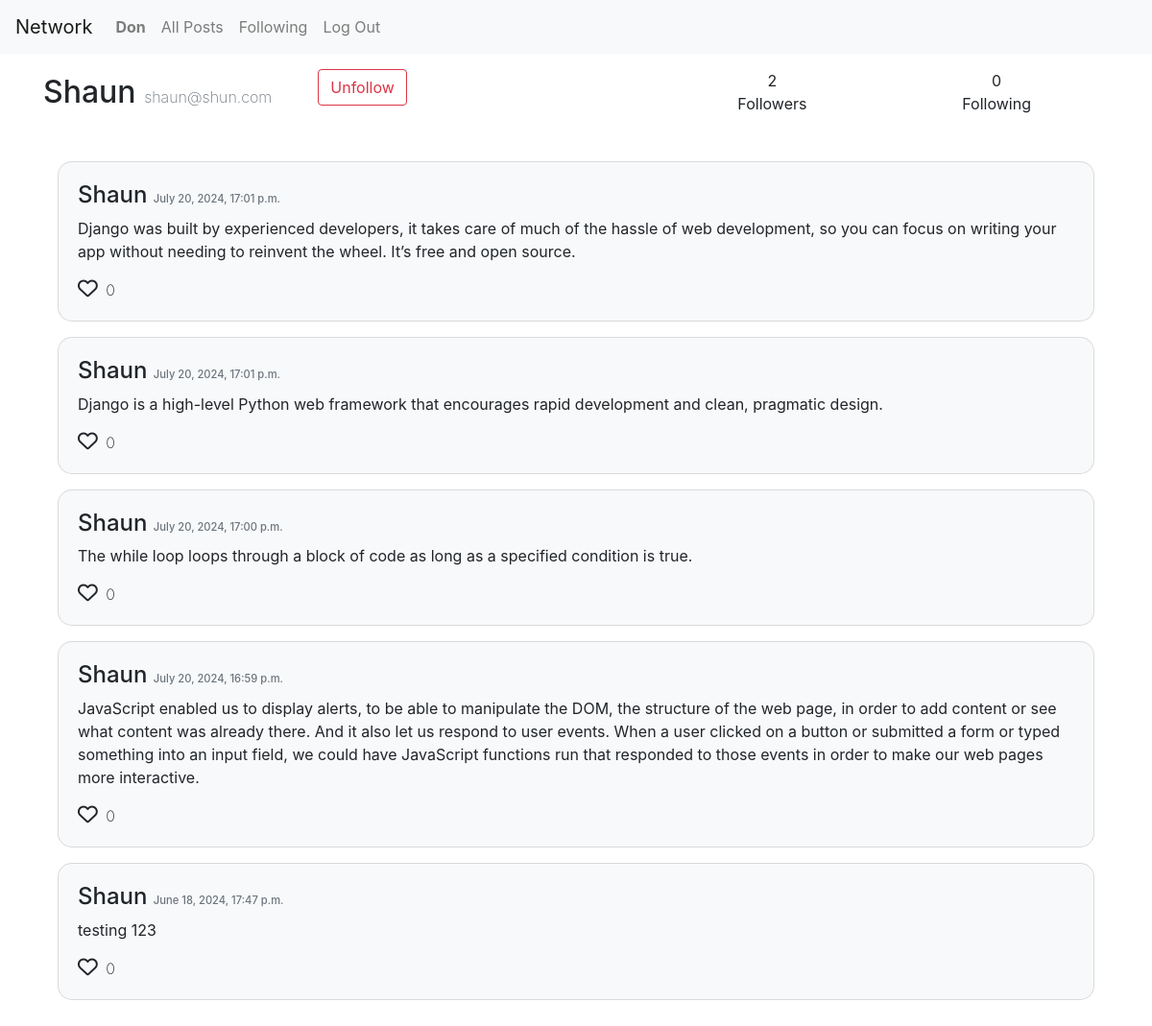
/profile/3/ (signed in), run on the app's committed database.
### network/models.py (models this page shows, shortened)
class User(AbstractUser):
    pass

class Post(models.Model):
    content = models.TextField()
    user= models.ForeignKey('User', on_delete=models.CASCADE, related_name="user_post")
    timestamp= models.DateTimeField(auto_now_add=True)

### network/views.py (the view)
# urls.py: path("profile/<int:user_id>/", views.profile, name="profile"),
@login_required
def profile(request, user_id):
    user = get_object_or_404(User, pk=user_id)
    is_profile = request.user == user
    is_following = Follow.objects.filter(user=request.user, followed=user).exists()
    following_count = user.user_following.count()
    followers_count = user.user_followed.count()
    posts = user.user_post.all().order_by('-timestamp')
    page = request.GET.get("page")
    page_posts = paginator(posts,page)
    return render(request, "network/profile.html", {
        "user1":user,
        "is_profile": is_profile,
        "following_count": following_count,
        "follower_count": followers_count,
        "is_following": is_following,
        "page_posts": page_posts,
    })

### network/views.py (called while the page is built)
def paginator(posts, page):
     paginator = Paginator(posts, 10)
     page_posts = paginator.get_page(page)
     return page_posts

### network/templates/network/profile.html (shortened to what this page needs)
{% extends "network/layout.html" %} {% block body %}
<div class="container">
  <div class="mt-3 d-flex flex-row">
    <div id="user-data" class="flex-fill d-flex align-self-center">
      <p>
        {{user1.username | title}}
        <span id="email-text" class="text-muted">{{user1.email}}</span>
      </p>
      <form id="follow_form" action="" class="d-inline-block">
        {% csrf_token %} {% if not is_profile %} {% if is_following %}
        <input
          class="btn btn-outline-danger ml-5"
          data-user-id="{{user1.id}}"
          type="button"
          value="Unfollow"
          id="follow_btn"
        />
        {% endif %} {% endif %}
      </form>
    </div>
    <div id="follow-count" class="d-flex flex-fill">
      <div class="col align-self-center">
        <p class="text-center">{{ follower_count }}</p>
        <p class="text-center">Followers</p>
      </div>
      <div class="col align-self-center">
        <p class="text-center">{{following_count}}</p>
        <p class="text-center">Following</p>
      </div>
    </div>
  </div>
  <div id="posts" class="container mt-5">
    {% for post in page_posts %}
      {% include "../network/widget/post.widget.html" with post=post user=user %}
    {% endfor %}
    <nav
      aria-label="Page navigation example"
      class="mt-3 d-flex justify-content-center"
    >
    </nav>
  </div>
</div>
{% endblock body %}

### network/templates/network/layout.html (shortened to what this page needs)
{% load static %}
<!DOCTYPE html>
<html lang="en">
  <head>
    <link
      rel="stylesheet"
      href="https://stackpath.bootstrapcdn.com/bootstrap/4.4.1/css/bootstrap.min.css"
    />
    <link href="{% static 'network/styles.css' %}" rel="stylesheet" />
  </head>
  <body>
    <nav class="navbar navbar-expand-lg navbar-light bg-light">
      <a class="navbar-brand" href="{% url "index" %}">Network</a>
      <div>
        <ul class="navbar-nav mr-auto">
          {% if user.is_authenticated %}
          <li class="nav-item">
            <a class="nav-link" href="{% url "profile" user.id %}"
              ><strong>{{ user.username| title }}</strong></a
            >
          </li>
          {% endif %}
          <li id="allPosts" class="nav-item">
            <a  class="nav-link" href="{% url "index"  %}">All Posts</a>
          </li>
          {% if user.is_authenticated %}
          <li id="fllwnPosts" class="nav-item">
            <a class="nav-link" href="{% url "posts_route" 'following' %}">Following</a>
          </li>
          <li class="nav-item">
            <a class="nav-link" href="{% url 'logout' %}">Log Out</a>
          </li>
          {% endif %}
        </ul>
      </div>
    </nav>
    <div class="body">{% block body %} {% endblock %}</div>
  </body>
</html>

### network/templates/network/widget/post.widget.html (shortened to what this page needs)
<div class="bg-light card mt-3">
    <div class="card-body">
      <div class="d-flex justify-content-between">
        <h4>
          <a href="{% url "profile" post.user.id %}">{{post.user.username | title}}</a>
          <span class="text-muted">{{ post.timestamp|date:"F d, Y, H:i a" }}</span>
        </h4>
      </div>
      <div id="cardContent">
        <p id="postContent" class="card-text">{{post.content}}</p>
        <a href="#" class="red-link like_btn" data-post-id="{{post.id}}"><i class="fa-regular fa-heart"></i></a>
        <span class="ml-1">{{post.post_like.count}}</span>
      </div>
    </div>
  </div>

### network/static/network/styles.css (style rules this page uses)
html, body { height: 100%; margin: 0; padding: 0; }
div.body { height: 100%; background-repeat: no-repeat; background-size: cover; }
.card { border-radius: 15px; }
h4 span.text-muted { font-size: 0.7rem; }
a { text-decoration: none; color: inherit; }
i.fa-heart { font-size: 1.3rem; }
a.red-link + span { font-size: 1rem; font-weight: 200; }
#user-data p { font-size: 2rem; font-weight: 500; margin-bottom: 0; display: inline-block; }
#user-data p > span { font-size: 1rem; font-weight: 200; }
#follow-count p { margin-bottom: 0; }
form#follow_form { display: inline-block; }

### data on the page
User: username "Don"
User: username "Shaun", email "shaun@shun.com"
Post: user.username "Shaun", timestamp "July 20, 2024, 17:01 p.m.", content "Django was built by experienced developers, it takes care of much of the hassle of web development, so you can focus on writing your app without needing to reinvent the wheel. It’s free and open source.", post_like.count "0"
Post: user.username "Shaun", timestamp "July 20, 2024, 17:01 p.m.", content "Django is a high-level Python web framework that encourages rapid development and clean, pragmatic design.", post_like.count "0"
Post: user.username "Shaun", timestamp "July 20, 2024, 17:00 p.m.", content "The while loop loops through a block of code as long as a specified condition is true.", post_like.count "0"
Post: user.username "Shaun", timestamp "July 20, 2024, 16:59 p.m.", content "JavaScript enabled us to display alerts, to be able to manipulate the DOM, the structure of the web page, in order to add content or see what content was already there. And it also let us respond to user events. When a user clicked on a button or submitted a form or typed something into an input field, we could have JavaScript functions run that responded to those events in order to make our web pages more interactive.", post_like.count "0"
Post: user.username "Shaun", timestamp "June 18, 2024, 17:47 p.m.", content "testing 123", post_like.count "0"

### other printed values
{{ follower_count }} "2"
{{ following_count }} "0"
